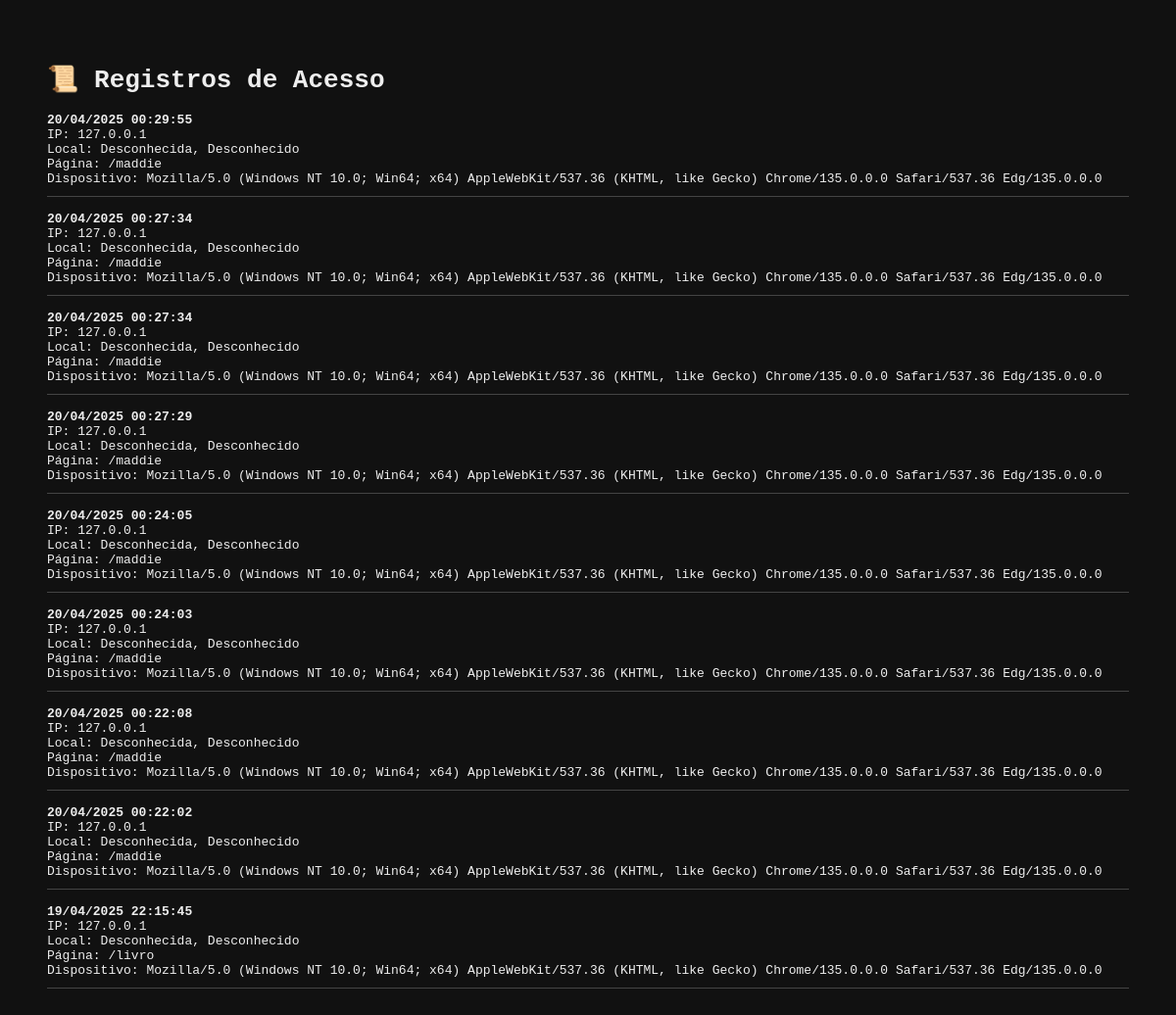
Before: /acessos with the older database file.
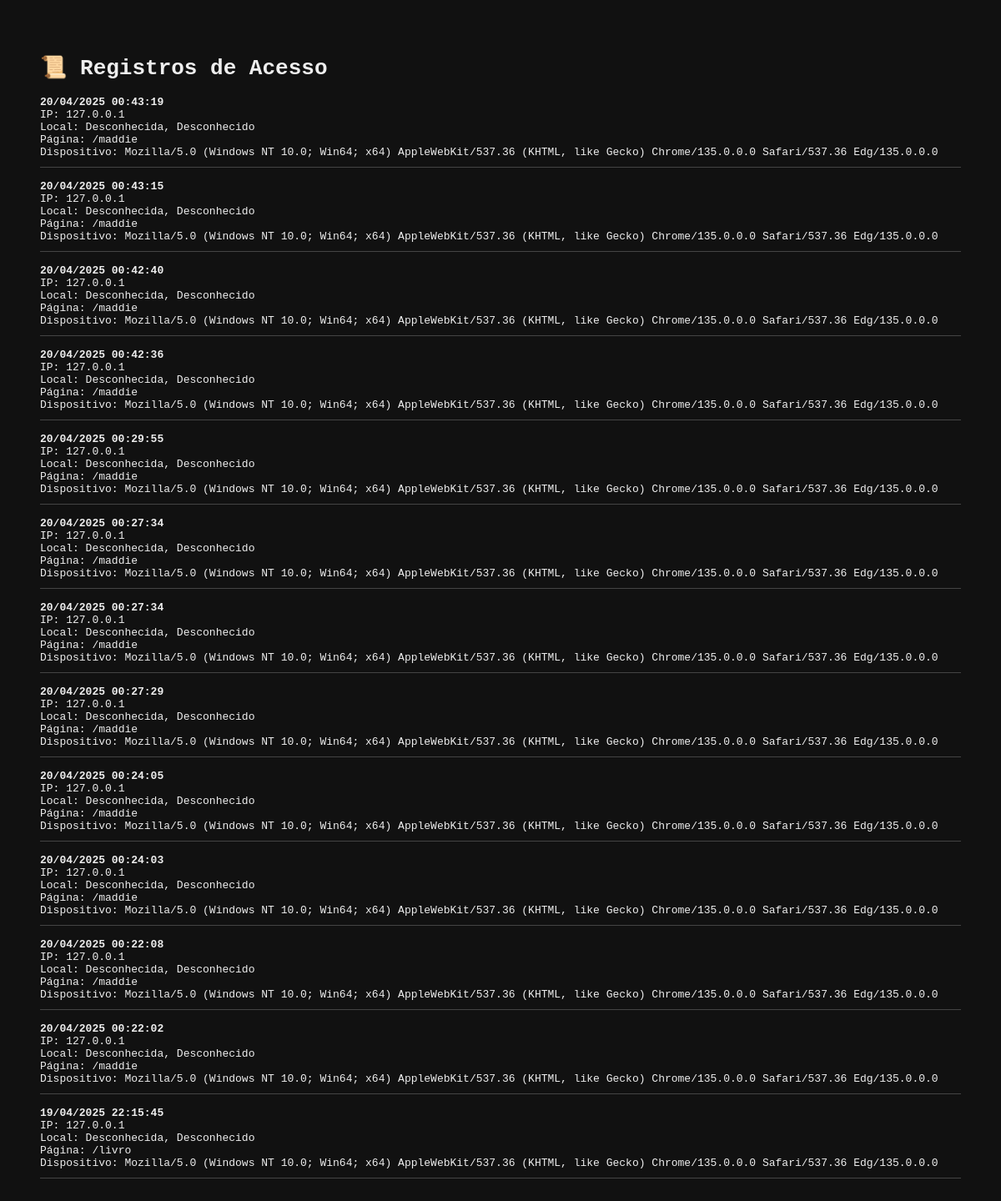
After: the same page with the newer database file.
### app.py (models this page shows)
class RegistroVisita(db.Model):
    id = db.Column(db.Integer, primary_key=True)
    ip = db.Column(db.String(100))
    user_agent = db.Column(db.String(300))
    cidade = db.Column(db.String(100))
    pais = db.Column(db.String(100))
    data_hora = db.Column(db.DateTime, default=datetime.utcnow)
    rota = db.Column(db.String(100))

### app.py (the view)
@app.route('/acessos')
def acessos():
    visitas = RegistroVisita.query.order_by(RegistroVisita.data_hora.desc()).all()
    return render_template('acessos.html', visitas=visitas)

### templates/acessos.html (shortened to what this page needs)
<!DOCTYPE html>
<html lang="pt-br">
<head>
</head>
<body>
    <h1>📜 Registros de Acesso</h1>
    {% for visita in visitas %}
        <div class="registro">
            <strong>{{ visita.data_hora.strftime('%d/%m/%Y %H:%M:%S') }}</strong><br>
            IP: {{ visita.ip }}<br>
            Local: {{ visita.cidade }}, {{ visita.pais }}<br>
            Página: {{ visita.rota }}<br>
            Dispositivo: {{ visita.user_agent }}
        </div>
    {% endfor %}
</body>
</html>

### templates/acessos.html (style rules this page uses)
body { background-color: #111; color: #eee; font-family: monospace; padding: 40px; }
.registro { border-bottom: 1px solid #444; margin-bottom: 15px; padding-bottom: 10px; }

Changed rows visible on the page:
added RegistroVisita: data_hora "20/04/2025 00:43:19", ip "127.0.0.1", cidade "Desconhecida", pais "Desconhecido", rota "/maddie", user_agent "Mozilla/5.0 (Windows NT 10.0; Win64; x64) AppleWebKit/537.36 (KHTML, like Gecko) Chrome/135.0.0.0 Safari/537.36 Edg/135.0.0.0"
added RegistroVisita: data_hora "20/04/2025 00:43:15", ip "127.0.0.1", cidade "Desconhecida", pais "Desconhecido", rota "/maddie", user_agent "Mozilla/5.0 (Windows NT 10.0; Win64; x64) AppleWebKit/537.36 (KHTML, like Gecko) Chrome/135.0.0.0 Safari/537.36 Edg/135.0.0.0"
added RegistroVisita: data_hora "20/04/2025 00:42:40", ip "127.0.0.1", cidade "Desconhecida", pais "Desconhecido", rota "/maddie", user_agent "Mozilla/5.0 (Windows NT 10.0; Win64; x64) AppleWebKit/537.36 (KHTML, like Gecko) Chrome/135.0.0.0 Safari/537.36 Edg/135.0.0.0"
added RegistroVisita: data_hora "20/04/2025 00:42:36", ip "127.0.0.1", cidade "Desconhecida", pais "Desconhecido", rota "/maddie", user_agent "Mozilla/5.0 (Windows NT 10.0; Win64; x64) AppleWebKit/537.36 (KHTML, like Gecko) Chrome/135.0.0.0 Safari/537.36 Edg/135.0.0.0"
